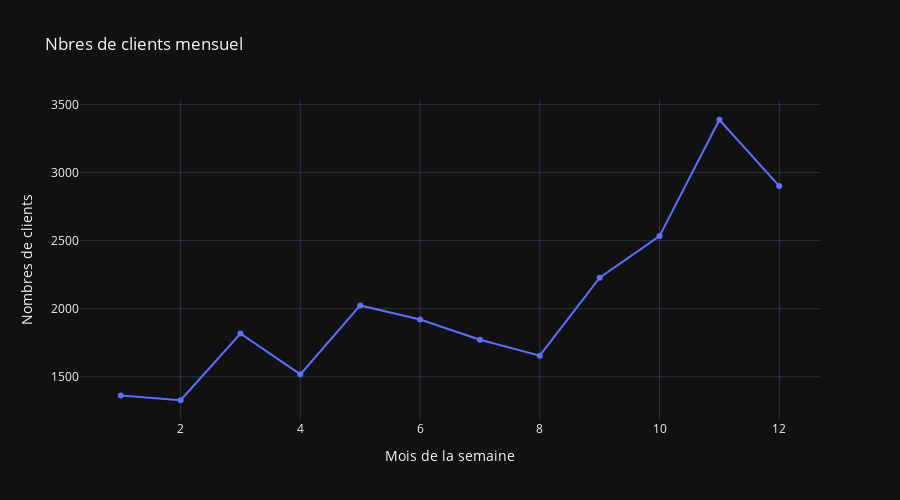

Notebook cell for this chart:
### Code cell
dow_users = df_clean.groupby('month')['No'].nunique().reset_index()

fig = px.line(dow_users,
              x="month",
              y="No",
              title="Nbres de clients mensuel",
              markers=True)

fig.update_layout(xaxis_title="Mois de la semaine",
                  yaxis_title="Nombres de clients",
                  template="plotly_dark",  # tu peux changer selon ton thème
                  height=500,width=900)
fig.show()

### Figure 1 — Plotly figure (JSON) as saved in the notebook; plotly's stock layout.template omitted (floating-point values rounded to 4 significant figures)
{"data": [{"hovertemplate": "month=%{x}<br>No=%{y}<extra></extra>", "legendgroup": "", "line": {"color": "#636efa", "dash": "solid"}, "marker": {"symbol": "circle"}, "mode": "lines+markers", "name": "", "orientation": "v", "showlegend": false, "type": "scatter", "x": [1, 2, 3, 4, 5, 6, 7, 8, 9, 10, 11, 12], "xaxis": "x", "y": [1362, 1328, 1818, 1518, 2024, 1921, 1772, 1655, 2228, 2533, 3387, 2900], "yaxis": "y"}], "layout": {"height": 500, "legend": {"tracegroupgap": 0}, "title": {"text": "Nbres de clients mensuel"}, "width": 900, "xaxis": {"anchor": "y", "autorange": true, "domain": [0, 1], "range": [0.3193, 12.68], "title": {"text": "Mois de la semaine"}, "type": "linear"}, "yaxis": {"anchor": "x", "autorange": true, "domain": [0, 1], "range": [1183.0, 3532.0], "title": {"text": "Nombres de clients"}, "type": "linear"}}}
